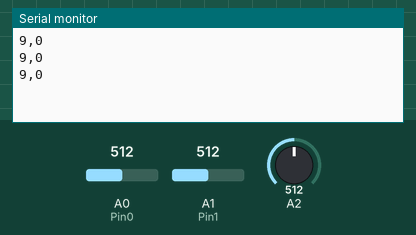
This sketch was run on a simulated Arduino Uno, built with avr-gcc and run on an emulated ATmega328P. Parts: the last lines printed to the serial monitor. The test bench sets the inputs (shaded band); at power-on: A0 (Pin0) = 512, A2 = 512, A1 (Pin1) = 512.

Above: at 1.3 s.
1.4 s: A0 (Pin0) set to 716
At 1.9 s:
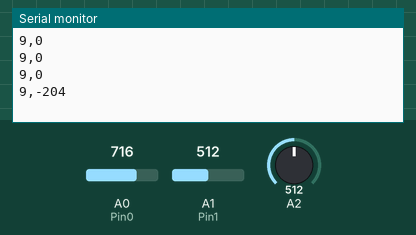
2.9 s: A2 set to 716
At 3.4 s:
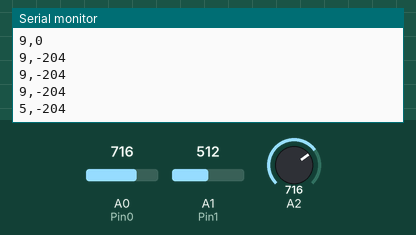
4.4 s: A1 (Pin1) set to 716
At 4.9 s:
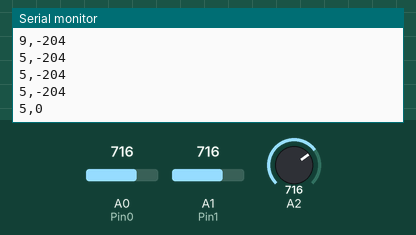
5.9 s: A0 (Pin0) set to 900
At 6.4 s:
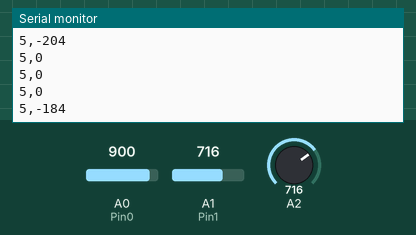
7.4 s: A2 set to 900
At 7.9 s:
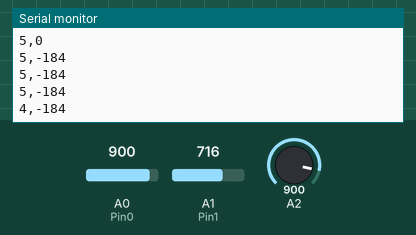
8.9 s: A1 (Pin1) set to 900
At 9.4 s:
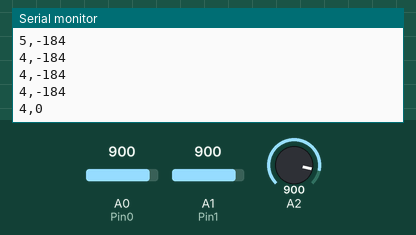
Timing chart, 0 to 11.4 s (numbered marks = the images above; inputs shaded):
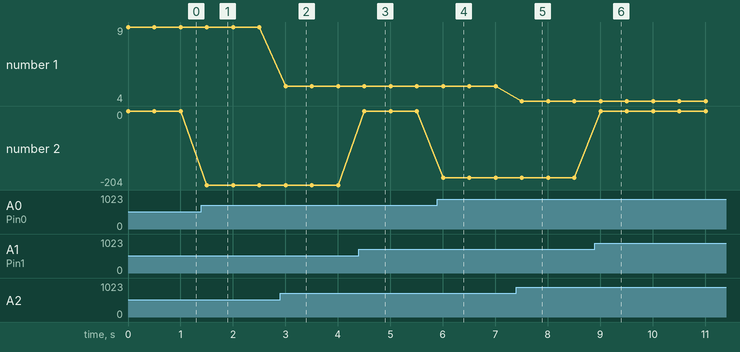

Measured:
- after the input at 1.4 s, the serial monitor: prints a new line after 0.10 s (image 1)
- after the input at 2.9 s, the serial monitor: prints a new line after 0.10 s (image 2)
- after the input at 4.4 s, the serial monitor: prints a new line after 0.10 s (image 3)
- after the input at 5.9 s, the serial monitor: prints a new line after 0.11 s (image 4)
- after the input at 7.4 s, the serial monitor: prints a new line after 0.11 s (image 5)
- after the input at 8.9 s, the serial monitor: prints a new line after 0.11 s (image 6)
- plotted number 1: 9 → 5 after the input at 2.9 s, 5 → 4 after the input at 7.4 s
- plotted number 2: 0 → -204 after the input at 1.4 s, -204 → 0 after the input at 4.4 s, 0 → -184 after the input at 5.9 s, -184 → 0 after the input at 8.9 s

The sketch:

cactus_3.ino
```cpp
#include <stdio.h>

static FILE uartout;

static int uart_putchar (char c, FILE *stream) {
    if (Serial.write(c) > 0) {
      return 0;
    } else {
      return -1;
    }
}

int Pin0 = 0;    // select the input pin for the potentiometer
int Value0 = 0;  // variable to store the value coming from the sensor
int Pin1 = 1;    // select the input pin for the potentiometer
int Value1 = 0;  // variable to store the value coming from the sensor

void setup() {
    // シリアルポートの通信開始
  Serial.begin(9600);
  fdev_setup_stream (&uartout, uart_putchar, NULL, _FDEV_SETUP_WRITE);
  stdout = &uartout;
}

void loop() {
    // A2から距離センサの出力電圧Voを読み取る
  int V = analogRead(2);
  int d = 5461 / (V - 17) - 2;  // 距離を算出する近似式

    // 土壌水分センサから出力電圧の読み取り
  Value0 = analogRead(Pin0);
  Value1 = analogRead(Pin1);
  int Mv = (Value1 - Value0);

    // 距離センサ結果の出力（距離　100cm以内の物体のみを検出し、その距離をかえす）
  if (d<0 || 100<d){
  printf("100,%d\n", Mv);
    delay(500);

  } else {
  printf("%d,%d\n", d, Mv);
    delay(500);
  }
}
```
